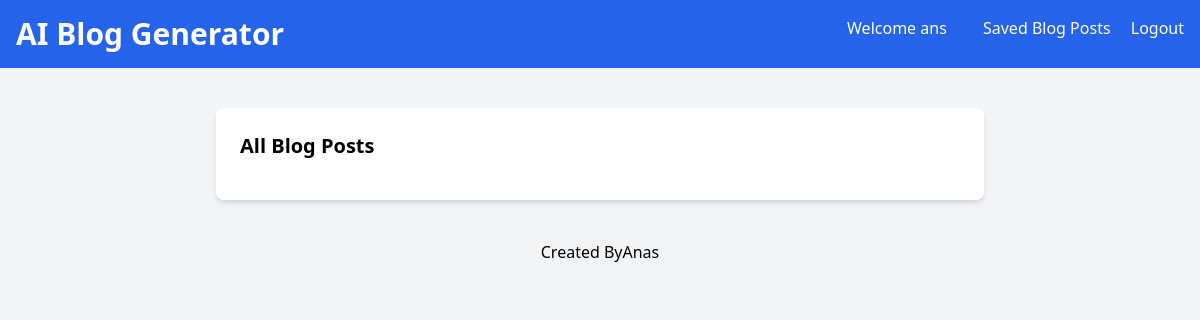
/blog-list (signed in), run on an earlier commit of the app's database.
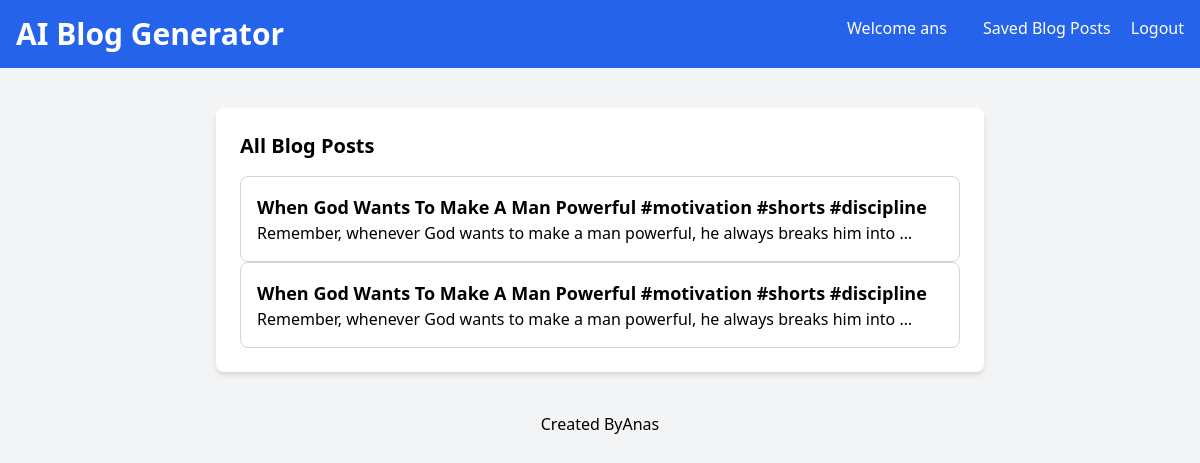
And on a later commit of the database.
### blog_generator/models.py (models this page shows, shortened)
class BlogPost(models.Model):
    user = models.ForeignKey(User, on_delete=models.CASCADE)
    youtube_title = models.CharField(max_length=300)
    youtube_link = models.URLField()
    generated_content = models.TextField()
    created_at = models.DateTimeField(auto_now_add=True)

### blog_generator/views.py (the view)
# urls.py: path('blog-list', views.blog_list, name='blog-list'),
def blog_list(request):
    blog_articles = BlogPost.objects.filter(user=request.user)
    return render(request, "all-blogs.html", {'blog_articles': blog_articles})

### templates/all-blogs.html (shortened to what this page needs)
<!DOCTYPE html>
<html lang="en">
<head>
    <link href="https://cdn.jsdelivr.net/npm/tailwindcss@2.2.19/dist/tailwind.min.css" rel="stylesheet">
</head>
<body class="bg-gray-100 font-sans antialiased">
    <nav class="bg-blue-600 p-4 text-white flex justify-between">
        <div>
            <a href="/index " ><h1 class="text-3xl font-bold">AI Blog Generator</h1></a>
        </div>
        <div>
            <a href="" class="text-white hover:underline mx-4">Welcome {{ user.username }}</a>
            <a href="/blog-list" class="text-white hover:underline mx-4">Saved Blog Posts</a>
            <a href="/logout" class="text-white hover:underline">Logout</a>
        </div>
    </nav>
    <div class="container mx-auto mt-10 px-4 sm:px-0">
        <div class="max-w-3xl mx-auto bg-white p-6 rounded-lg shadow-md">
            <section>
                <h2 class="text-xl mb-4 font-semibold">All Blog Posts</h2>
                <div class="space-y-4">
                    {% for article in blog_articles reversed %}
                    <a href="blog-details/{{article.id}}">
                        <div class="border border-gray-300 p-4 rounded-lg">
                            <h3 class="text-lg font-semibold">{{article.youtube_title}}</h3>
                            <p>{{article.generated_content|truncatechars:80}}</p>
                        </div>
                    </a>
                    {% endfor %}
                </div>
            </section>
        </div>
    </div>
    <footer class="text-center p-4 text-blacl mt-6">
        Created By<a href="">Anas</a>
    </footer>
</body>
</html>

What changed in the data, as far as the page shows it:
added BlogPost: youtube_title "When God Wants To Make A Man Powerful #motivation #shorts #discipline", generated_content "Remember, whenever God wants to make a man powerful, he always breaks him into …"
added BlogPost: youtube_title "When God Wants To Make A Man Powerful #motivation #shorts #discipline", generated_content "Remember, whenever God wants to make a man powerful, he always breaks him into …"
